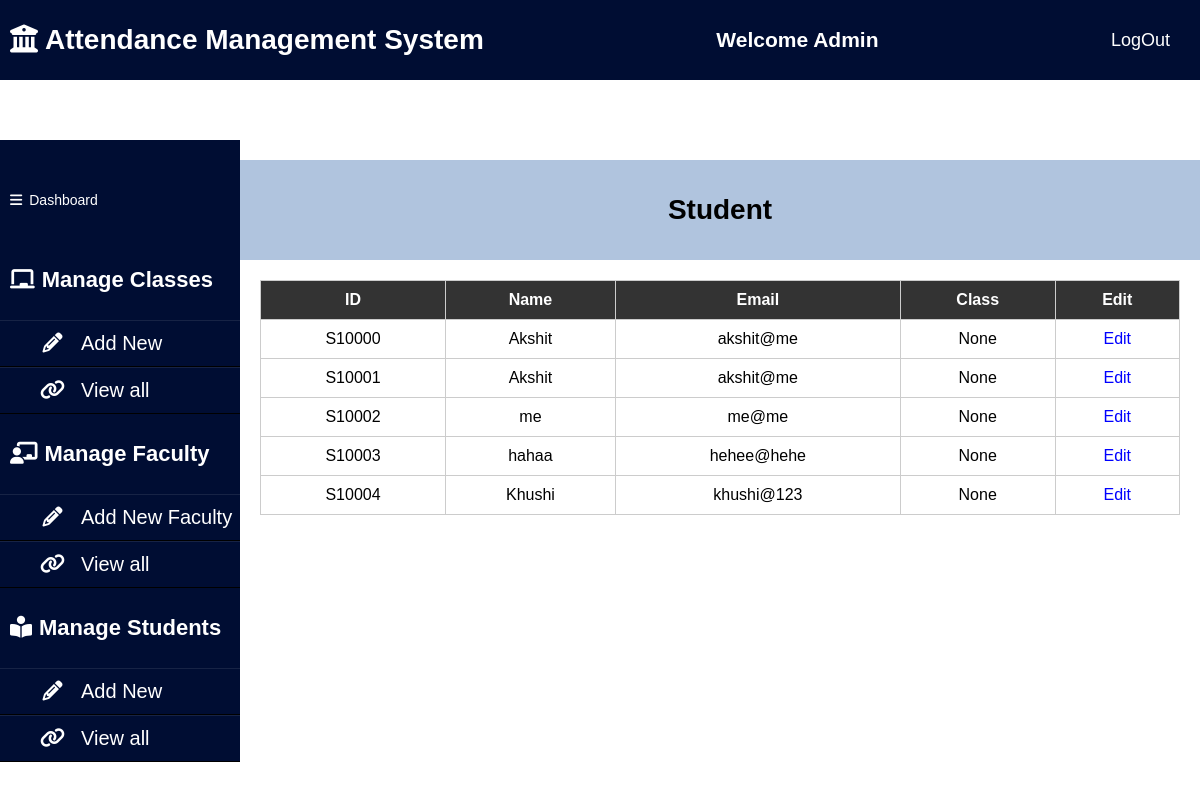
The app's page /viewstudent (signed in) with its own data.
### AMS_APP/models.py (models this page shows, shortened)
class Student(models.Model):
    student_id=models.CharField(max_length=15)
    student_name=models.CharField(max_length=30)
    email_id=models.CharField(max_length=30)
    password=models.CharField(max_length=30)
    class1=models.CharField(max_length=20,default='')
    class1_att=models.CharField(max_length=100,default='')
    class2=models.CharField(max_length=20,default='')
    class2_att=models.CharField(max_length=100,default='')
    class3=models.CharField(max_length=20,default='')
    class3_att=models.CharField(max_length=100,default='')
    class4=models.CharField(max_length=20,default='')
    class4_att=models.CharField(max_length=100,default='')
    class5=models.CharField(max_length=20,default='')
    class5_att=models.CharField(max_length=100,default='')
    class6=models.CharField(max_length=20,default='')
    class6_att=models.CharField(max_length=100,default='')
    class7=models.CharField(max_length=20,default='')
    class7_att=models.CharField(max_length=100,default='')
    class8=models.CharField(max_length=20,default='')
    class8_att=models.CharField(max_length=100,default='')

### AMS_APP/views.py (the view)
# urls.py: path('viewstudent', views.viewstudent, name='viewstudent'),
def viewstudent(request):
    if request.user.is_anonymous:
        return redirect("/")
    student_list=(Student.objects.all())
    return render(request, 'viewstudent.html',
                  {'student_list':student_list})

### template/viewstudent.html (shortened to what this page needs)
{% load static %}
<!DOCTYPE html>
<html lang="en">
<head>
    <link rel="stylesheet" href="https://cdnjs.cloudflare.com/ajax/libs/font-awesome/6.4.0/css/all.min.css">
    <link rel="stylesheet" type="text/css" href="{% static 'css/admindashboard.css'%}">
</head>
<body>
    <header>
        <h1><i class="fas fa-university"></i>Attendance Management System</h1>
        <h2>Welcome Admin</h2>
        <a href="/logoutuser" class="btn">LogOut</a>
    </header>
    <aside>
        <header>
            <div>
                <i class="fas fa-bars"></i>Dashboard
            </div>
        </header>
        <ul>
            <li><h4><i class="fas fa-chalkboard"></i>Manage Classes</h4></li>
            <ul>
                <li><a href="/courseadd"><i class="fa fa-pencil fa-fw"></i>Add New</a></li>
                <li><a href="/viewclass"><i class="fa fa-link"></i>View all</a></li>
            </ul>
        </ul>
        <ul>
            <li><h4><i class="fas fa-chalkboard-teacher"></i>Manage Faculty</h4></li>
            <ul>
                <li><a href="/teacher"><i class="fa fa-pencil fa-fw"></i>Add New Faculty</a></li>
                <li><a href="/viewfaculty"><i class="fa fa-link"></i>View all</a></li>
            </ul>
        </ul>
        <ul>
            <li><h4><i class="fas fa-book-reader" aria-hidden="true"></i>Manage Students</h4></li>
            <ul>
                <li><a href="/addnewstudent"><i class="fa fa-pencil fa-fw"></i>Add New</a></li>
                <li><a href="/viewstudent"><i class="fa fa-link"></i>View all</a></li>
            </ul>
        </ul>
    </aside>
    <div class="content-container">
        <header id="topic">
            <h1>Student</h1>
        </header>
        <main>
            <table id="student-table">
                <thead>
                    <tr>
                        <th>ID</th>
                        <th>Name</th>
                        <th>Email</th>
                        <th>Class</th>
                        <th>Edit</th>
                    </tr>
                </thead>
                <tbody>
                    {% for q in student_list %}
						  <tr>
							<td>{{q.student_id}}</td>
							<td>{{q.student_name}}</td>
							<td>{{q.email_id}}</td>
                            <td>None</td>
							<td><a href="/student_mgmt/?student_id={{ q.student_id }}">Edit</a></td>
						  </tr>
						  {% endfor %}
                </tbody>
            </table>
        </main>
    </div>
</body>
</html>

### static/css/admindashboard.css (style rules this page uses)
* { padding : 0; margin : 0; box-sizing :border-box; list-style: none; text-decoration: none; }
aside { margin-top:60px; width: 20%; height: 100%; background: #000d33; float:left; padding-top:20px; }
aside ul a { display:block; width: 100%; line-height:45px; font-size: 20px; color: white; padding-left:40px; box-sizing: border-box; border-top: 1px solid rgba(225, 225, 225,.1); border-bottom: 1px solid black; }
aside ul a i { margin-right: 16px; }
aside ul li h4 { color: white; line-height: 60px; padding: 10px; font-size: 22px; }
header { background: #000d33; display: flex; justify-content: space-between; color: white; line-height: 60px; font-size: 14px; padding:10px; }
header a { color:white; font-size: 18px; text-decoration: none; padding-right: 20px; }
.content-container { width: 80%; float:right; margin-top:60px; padding-top:20px; }
i { margin-right: 7px; }

### template/viewstudent.html (style rules this page uses)
body { font-family: Arial, sans-serif; margin: 0; padding: 0; }
header#topic { background-color: lightsteelblue; color: black; padding: 20px; justify-content: center; }
main { padding: 20px; }
table#student-table { width: 100%; border-collapse: collapse; }
table#student-table th, table#student-table td { border: 1px solid #ccc; padding: 10px; text-align: center; }
table#student-table th { background-color: #333; color: white; }
table#student-table td:last-child { text-align: center; }
table#student-table a { text-decoration: none; color: blue; }

### records on screen
Student: student_id "S10000", student_name "Akshit", email_id "akshit@me"
Student: student_id "S10001", student_name "Akshit", email_id "akshit@me"
Student: student_id "S10002", student_name "me", email_id "me@me"
Student: student_id "S10003", student_name "hahaa", email_id "hehee@hehe"
Student: student_id "S10004", student_name "Khushi", email_id "khushi@123"
